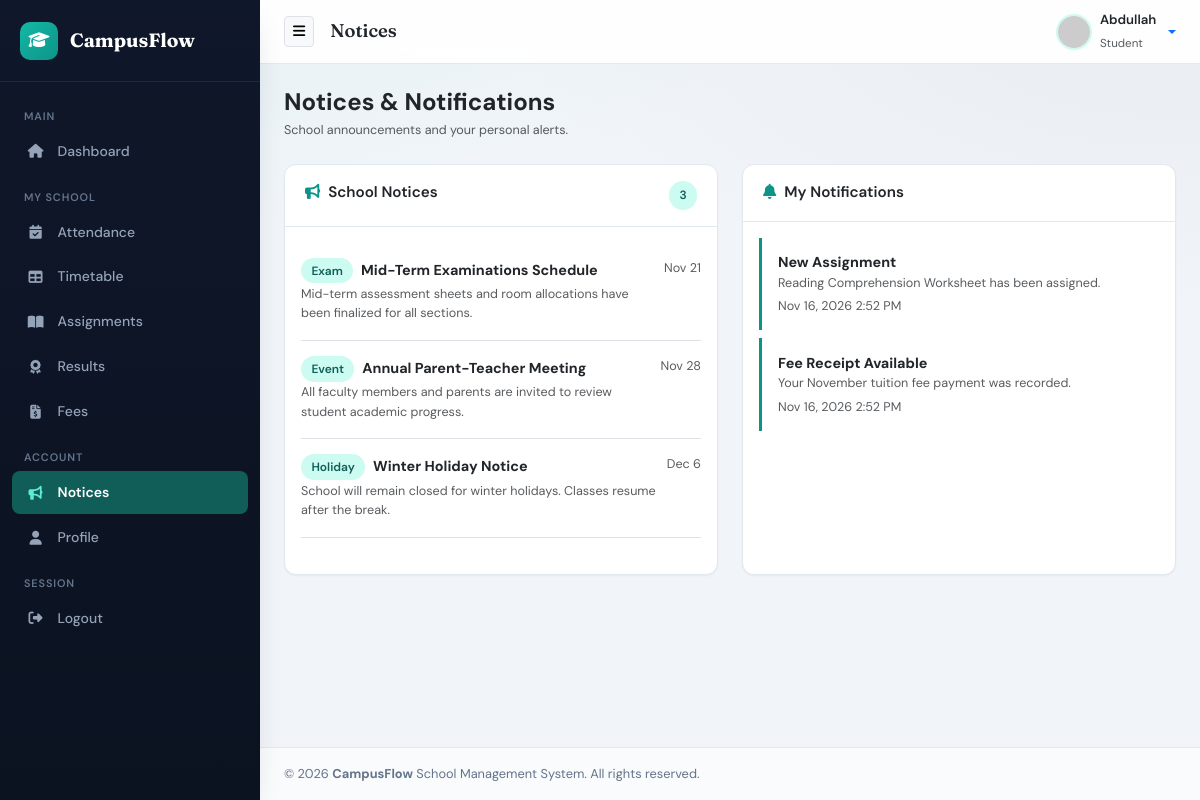
The page /student/notices.php (signed in) on the database its author committed.
### tables this page shows
CREATE TABLE `notices` (
  `id` int(11) NOT NULL,
  `title` varchar(150) NOT NULL,
  `description` text NOT NULL,
  `notice_type` enum('Notice','Event','Holiday','Exam') NOT NULL DEFAULT 'Notice',
  `event_date` date NOT NULL,
  `created_at` timestamp NOT NULL DEFAULT current_timestamp()
);

CREATE TABLE `notifications` (
  `id` int(11) NOT NULL,
  `user_id` int(11) NOT NULL,
  `title` varchar(150) NOT NULL,
  `message` text NOT NULL,
  `link` varchar(255) DEFAULT NULL,
  `is_read` tinyint(1) NOT NULL DEFAULT 0,
  `created_at` timestamp NOT NULL DEFAULT current_timestamp()
);

### includes/functions.php (called while the page is built, shortened)
<?php
if (!function_exists('e')) {
    function e(?string $value): string {
        return htmlspecialchars((string)$value, ENT_QUOTES, 'UTF-8');
    }
}

### student/notices.php (the view, shortened to what this page needs)
<?php
require_once '../config/database.php';
$uid = (int)$_SESSION['user_id'];
$notices = [];
$nres = $conn->prepare("SELECT title, description, notice_type, event_date, created_at FROM notices ORDER BY event_date ASC, id DESC");
$nres->execute();
$nres_out = $nres->get_result();
while ($row = $nres_out->fetch_assoc()) {
    $notices[] = $row;
}
$notifications = [];
$nstmt = $conn->prepare("SELECT id, title, message, link, is_read, created_at FROM notifications WHERE user_id = ? ORDER BY id DESC LIMIT 50");
$nstmt->bind_param('i', $uid);
$nstmt->execute();
$nres2 = $nstmt->get_result();
while ($row = $nres2->fetch_assoc()) {
    $notifications[] = $row;
}
include '../includes/header.php';
include '../includes/sidebar.php';
?>
<div class="d-flex flex-column flex-md-row justify-content-between align-items-md-center gap-3 mb-4">
    <div>
        <h4 class="fw-bold text-dark mb-1">Notices &amp; Notifications</h4>
        <p class="text-muted small mb-0">School announcements and your personal alerts.</p>
    </div>
</div>
<div class="row g-4">
    <div class="col-lg-6">
        <div class="card h-100">
            <div class="card-header d-flex justify-content-between">
                <span><i class="fa-solid fa-bullhorn me-2" style="color:var(--primary-color);"></i>School Notices</span>
                <span class="badge-mint"><?php echo count($notices); ?></span>
            </div>
            <div class="card-body">
                <?php if (count($notices) === 0): ?>
                    <div class="empty-state py-4"><i class="fa-solid fa-bullhorn"></i><p class="mb-0">No notices posted</p></div>
                <?php else: foreach ($notices as $n): ?>
                    <div class="d-flex justify-content-between align-items-start border-bottom py-3">
                        <div>
                            <span class="badge-mint me-1"><?php echo e($n['notice_type']); ?></span>
                            <strong><?php echo e($n['title']); ?></strong>
                            <div class="small text-muted mt-1"><?php echo e($n['description']); ?></div>
                        </div>
                        <span class="small text-muted text-nowrap ms-2"><?php echo e(date('M j', strtotime($n['event_date']))); ?></span>
                    </div>
                <?php endforeach; endif; ?>
            </div>
        </div>
    </div>
    <div class="col-lg-6">
        <div class="card h-100">
            <div class="card-header d-flex justify-content-between">
                <span><i class="fa-solid fa-bell me-2" style="color:var(--primary-color);"></i>My Notifications</span>
            </div>
            <div class="card-body">
                <?php if (count($notifications) === 0): ?>
                    <div class="empty-state py-4"><i class="fa-regular fa-bell"></i><p class="mb-0">No notifications yet</p></div>
                <?php else: foreach ($notifications as $n): ?>
                    <div class="notif-item <?php echo $n['is_read'] ? '' : 'unread'; ?>">
                        <strong><?php echo e($n['title']); ?></strong>
                        <div class="small text-muted"><?php echo e($n['message']); ?></div>
                        <div class="small text-muted mt-1"><?php echo e(date('M j, Y g:i A', strtotime($n['created_at']))); ?></div>
                    </div>
                <?php endforeach; endif; ?>
            </div>
        </div>
    </div>
</div>
<?php include '../includes/footer.php'; ?>

### assets/css/style.css (style rules this page uses)
:root { --primary-color: #0D9488; --primary-hover: #0F766E; --forest-green: #115E59; --mint-tint: #CCFBF1; --mint-text: #115E59; --sidebar-bg: #0F172A; --sidebar-color: #94A3B8; --sidebar-hover-bg: #1E293B; --sidebar-hover-color: #FFFFFF; --sidebar-active-bg: #115E59; --body-bg: #F1F5F9; --card-bg: #FFFFFF; --text-main: #0F172A; --text-muted: #64748B; --border-color: #E2E8F0; --success-color: #10B981; --warning-color: #F59E0B; --danger-color: #EF4444; --info-color: #0EA5E9; --radius-sm: 8px; --radius-md: 12px; --radius-lg: 16px; --shadow-sm: 0 1px 2px rgba(15, 23, 42, 0.05); --shadow-md: 0 8px 20px -8px rgba(15, 23, 42, 0.12); --shadow-lg: 0 16px 32px -12px rgba(15, 23, 42, 0.18); --transition: all 0.2s ease; --font-body: 'DM Sans', system-ui, sans-serif; --font-display: 'Fraunces', Georgia, serif; }
* { box-sizing: border-box; }
body { background: var(--body-bg); background-image: radial-gradient(ellipse 80% 50% at 0% -20%, rgba(13, 148, 136, 0.08), transparent), radial-gradient(ellipse 60% 40% at 100% 0%, rgba(15, 23, 42, 0.04), transparent); color: var(--text-main); font-family: var(--font-body); font-size: 0.9rem; line-height: 1.55; overflow-x: hidden; min-height: 100vh; }
.card { border: 1px solid var(--border-color); border-radius: var(--radius-md); box-shadow: var(--shadow-sm); background: var(--card-bg); margin-bottom: 1.25rem; transition: var(--transition); }
.card-header { background: transparent; border-bottom: 1px solid var(--border-color); padding: 1rem 1.25rem; font-weight: 600; font-size: 0.95rem; }
.badge-mint { background: var(--mint-tint); color: var(--mint-text); font-weight: 600; padding: 0.3rem 0.65rem; border-radius: 50rem; font-size: 0.75rem; }
.notif-item { border-left: 3px solid var(--primary-color); background: #fff; padding: 0.85rem 1rem; border-radius: 0 var(--radius-sm) var(--radius-sm) 0; margin-bottom: 0.5rem; }

### rows shown on the page
notices: notice_type "Exam", title "Mid-Term Examinations Schedule", description "Mid-term assessment sheets and room allocations have been finalized for all sections.", event_date "Nov 21"
notices: notice_type "Event", title "Annual Parent-Teacher Meeting", description "All faculty members and parents are invited to review student academic progress.", event_date "Nov 28"
notices: notice_type "Holiday", title "Winter Holiday Notice", description "School will remain closed for winter holidays. Classes resume after the break.", event_date "Dec 6"
notifications: title "New Assignment", message "Reading Comprehension Worksheet has been assigned.", created_at "Nov 16, 2026 2:52 PM"
notifications: title "Fee Receipt Available", message "Your November tuition fee payment was recorded.", created_at "Nov 16, 2026 2:52 PM"

### other values the page prints
$page_title "Notices"
$username "Abdullah"
$role "Student"
count($notices) "3"
